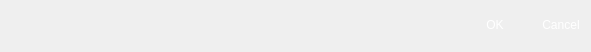
<?xml version="1.0" encoding="UTF-8"?>
<ui version="4.0">
 <class>VSCHddDevice</class>
 <widget class="QDialog" name="VSCHddDevice">
  <property name="geometry">
   <rect>
    <x>0</x>
    <y>0</y>
    <width>591</width>
    <height>52</height>
   </rect>
  </property>
  <property name="windowTitle">
   <string>Disk select</string>
  </property>
  <property name="windowIcon">
   <iconset resource="../main/vscmainwindows.qrc">
    <normaloff>:/logo/resources/vscsmall.png</normaloff>:/logo/resources/vscsmall.png</iconset>
  </property>
  <layout class="QVBoxLayout" name="verticalLayout_2">
   <property name="spacing">
    <number>9</number>
   </property>
   <property name="leftMargin">
    <number>0</number>
   </property>
   <property name="topMargin">
    <number>0</number>
   </property>
   <property name="rightMargin">
    <number>0</number>
   </property>
   <property name="bottomMargin">
    <number>0</number>
   </property>
   <item>
    <layout class="QVBoxLayout" name="verticalLayout"/>
   </item>
   <item>
    <layout class="QHBoxLayout">
     <property name="spacing">
      <number>6</number>
     </property>
     <property name="leftMargin">
      <number>0</number>
     </property>
     <property name="topMargin">
      <number>0</number>
     </property>
     <property name="rightMargin">
      <number>0</number>
     </property>
     <property name="bottomMargin">
      <number>0</number>
     </property>
     <item>
      <spacer>
       <property name="orientation">
        <enum>Qt::Horizontal</enum>
       </property>
       <property name="sizeHint" stdset="0">
        <size>
         <width>131</width>
         <height>31</height>
        </size>
       </property>
      </spacer>
     </item>
     <item>
      <widget class="QPushButton" name="okButton">
       <property name="minimumSize">
        <size>
         <width>60</width>
         <height>30</height>
        </size>
       </property>
       <property name="maximumSize">
        <size>
         <width>60</width>
         <height>30</height>
        </size>
       </property>
       <property name="styleSheet">
        <string notr="true">QPushButton { 
border:none;
color:white;
background-image: url(:/action/resources/button.png);}
QPushButton:hover {
	background-image: url(:/action/resources/buttonpress.png);}
QPushButton:pressed {
	background-image: url(:/action/resources/button.png);}
</string>
       </property>
       <property name="text">
        <string>OK</string>
       </property>
      </widget>
     </item>
     <item>
      <widget class="QPushButton" name="cancelButton">
       <property name="minimumSize">
        <size>
         <width>60</width>
         <height>30</height>
        </size>
       </property>
       <property name="maximumSize">
        <size>
         <width>60</width>
         <height>30</height>
        </size>
       </property>
       <property name="styleSheet">
        <string notr="true">QPushButton { 
border:none;
color:white;
background-image: url(:/action/resources/button.png);}
QPushButton:hover {
	background-image: url(:/action/resources/buttonpress.png);}
QPushButton:pressed {
	background-image: url(:/action/resources/button.png);}
</string>
       </property>
       <property name="text">
        <string>Cancel</string>
       </property>
      </widget>
     </item>
    </layout>
   </item>
  </layout>
 </widget>
 <resources>
  <include location="../main/vscmainwindows.qrc"/>
 </resources>
 <connections>
  <connection>
   <sender>okButton</sender>
   <signal>clicked()</signal>
   <receiver>VSCHddDevice</receiver>
   <slot>accept()</slot>
   <hints>
    <hint type="sourcelabel">
     <x>278</x>
     <y>253</y>
    </hint>
    <hint type="destinationlabel">
     <x>96</x>
     <y>254</y>
    </hint>
   </hints>
  </connection>
  <connection>
   <sender>cancelButton</sender>
   <signal>clicked()</signal>
   <receiver>VSCHddDevice</receiver>
   <slot>reject()</slot>
   <hints>
    <hint type="sourcelabel">
     <x>369</x>
     <y>253</y>
    </hint>
    <hint type="destinationlabel">
     <x>179</x>
     <y>282</y>
    </hint>
   </hints>
  </connection>
 </connections>
</ui>
